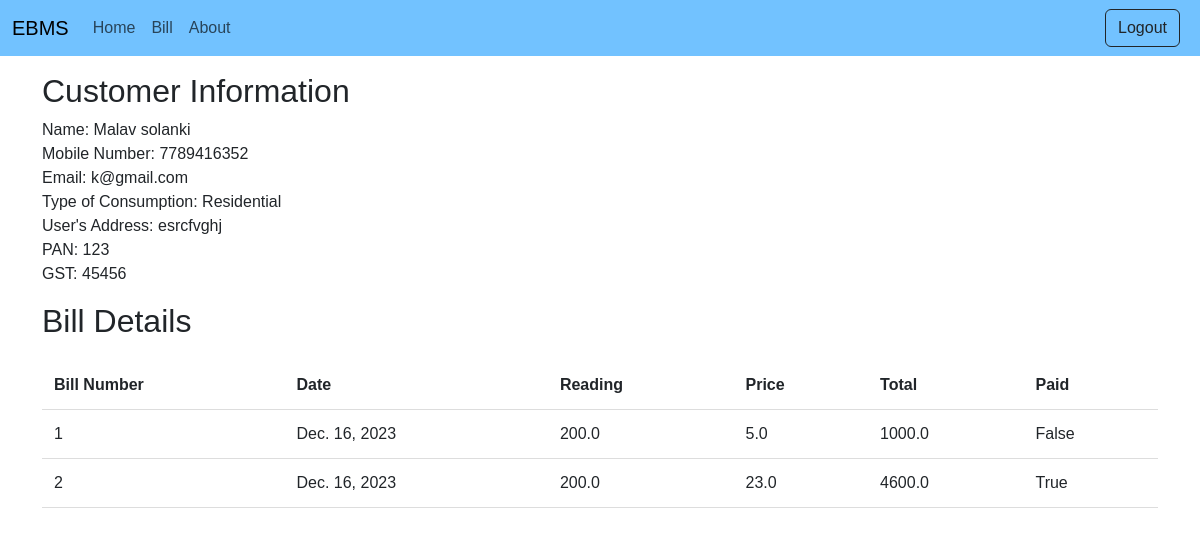
The app's page /Bill (signed in) with its own data.
### bill/models.py (models this page shows, shortened)
class cosutomer_detailes(models.Model):
    username = models.CharField(max_length=20,default="",primary_key=True)
    meter_num=models.CharField(max_length=12)
    name=models.CharField(max_length=50,null=True)
    address=models.TextField(max_length=150,null=True)
    email=models.EmailField( max_length=254,null=True,default="")
    mobile_num=models.CharField(max_length=10,null=True)
    pan=models.CharField(max_length=10,null=True)
    gst=models.CharField(max_length=15,null=True)
    ty=models.CharField(max_length=10,null=True)

class reading(models.Model):
    bill_number = models.AutoField(primary_key=True)
    user = models.ForeignKey(User, on_delete=models.CASCADE,default=False)
    user_name = models.ForeignKey(cosutomer_detailes, on_delete=models.CASCADE,default="")
    r_date=models.DateField(default='dd-mm-yyyy',null=False)
    reading=models.FloatField()
    price=models.FloatField(default=True)
    total=models.FloatField(editable=False, null=True, blank=True)
    paid = models.BooleanField(default=False)

### bill/views.py (the view)
# urls.py: path('Bill', views.user_bill,name='Bill'),
@login_required()
def user_bill(request):
    f=cosutomer_detailes.objects.all().filter(username=request.user)
    r=reading.objects.all().filter(user=request.user)
    context={'a' : f,'q' : r}
    return render(request,'bill/Bill.html',context)

### bill/templates/bill/Bill.html (shortened to what this page needs)
{% extends 'bill/basic.html' %}
{% block body %}
</head>
<body>
<div class="flex-container mt-3">
        <div class="container">
            <h2>Customer Information</h2>
            <p> Name: {{a.0.name}}<br>Mobile Number: {{a.0.mobile_num}} <br>Email: {{a.0.email}}<br>Type of Consumption: {{a.0.ty}} <br>User's Address: {{a.0.address}}<br>PAN: {{a.0.pan}}<br>GST: {{a.0.gst}}</p>
        </div>
        <div class="container">
            <h2>Bill Details</h2>
            <table>
                <thead>
                    <tr>
                        <th>Bill Number</th>
                        <th>Date</th>
                        <th>Reading</th>
                        <th>Price</th>
                        <th>Total</th>
                        <th>Paid </th>
                    </tr>
                </thead>
                <tbody>
                    {% for bill_number in q %}
                    <tr>
                        <td>{{bill_number.bill_number}}</td>
                        <td>{{bill_number.r_date}}</td>
                        <td>{{bill_number.reading}}</td>
                        <td>{{bill_number.price}}</td>
                        <td>{{bill_number.total}}</td>
                        <td>{{bill_number.paid}}</td>
                    </tr>
                    {% endfor %}
                </tbody>
            </table>
        </div>
    </div>
{% endblock %}

### bill/templates/bill/basic.html (shortened to what this page needs)
<!doctype html>
<html lang="en">
<head>
  <link href="https://cdn.jsdelivr.net/npm/bootstrap@5.3.2/dist/css/bootstrap.min.css" rel="stylesheet"
>
</head>
<body>
  <nav class="navbar navbar-expand-lg " style="background-color: #72c2ff;">
    <div class="container-fluid">
      <a class="navbar-brand" >EBMS</a>
      <div class="collapse navbar-collapse" id="navbarNav">
        <ul class="navbar-nav">
          <li class="nav-item">
            <a class="nav-link " aria-current="page" href="/">Home</a>
          </li>
          <li class="nav-item">
            <a class="nav-link " aria-current="page" href="/Bill">Bill</a>
          </li>
          <li class="nav-item">
            <a class="nav-link" href="/about">About</a>
          </li>
        </ul>
      </div>
        <a href="{% url 'logout' %}" class="btn btn-outline-dark mx-2">Logout</a>
    </div>
  </nav>
  {% block body %} {% endblock %}
</body>
</html>

### bill/templates/bill/Bill.html (style rules this page uses)
body { font-family: Arial, sans-serif; margin: 0; padding: 0; background-color: #ffffff; }
table { width: 100%; border-collapse: collapse; margin-top: 20px; }
th, td { padding: 12px; text-align: left; border-bottom: 1px solid #ddd; }

### records on screen
cosutomer_detailes: name "Malav solanki", mobile_num "7789416352", email "k@gmail.com", ty "Residential", address "esrcfvghj", pan "123", gst "45456"
reading: bill_number "1", r_date "Dec. 16, 2023", reading "200.0", price "5.0", total "1000.0", paid "False"
reading: bill_number "2", r_date "Dec. 16, 2023", reading "200.0", price "23.0", total "4600.0", paid "True"
